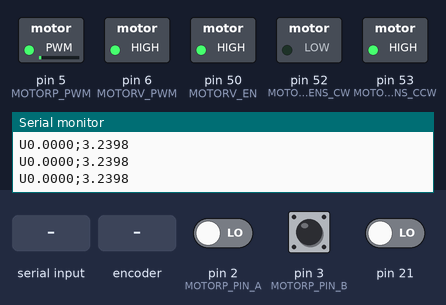
Recording of a sketch running on a simulated Arduino Mega 2560, built with avr-gcc and run on an emulated ATmega2560. Parts: switched loads named in the sketch (green lamp = pin HIGH), the last lines printed to the serial monitor. The test bench sets the inputs (shaded band); at power-on: pin 2 (MOTORP_PIN_A) LOW, pin 3 (MOTORP_PIN_B) HIGH, pin 21 LOW.

Above: at 1.5 s.
1.6 s: "Q90\n" received over Serial
At 2.0 s:
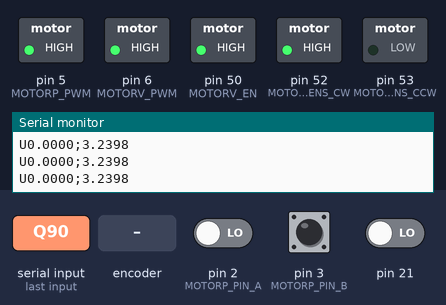
3.1 s: rotary encoder on pin 2 (MOTORP_PIN_A) / pin 3 (MOTORP_PIN_B) turned 2 steps (second pin leading)
At 3.8 s:
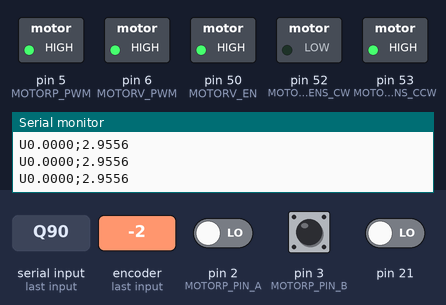
5.0 s: "P90\n" received over Serial
At 6.2 s:
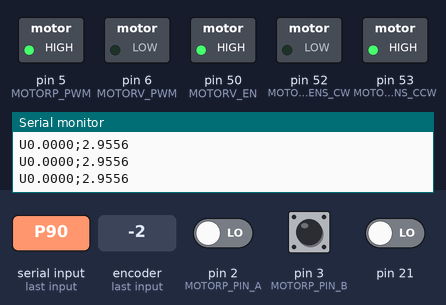
6.5 s: "D90\n" received over Serial
At 7.4 s:
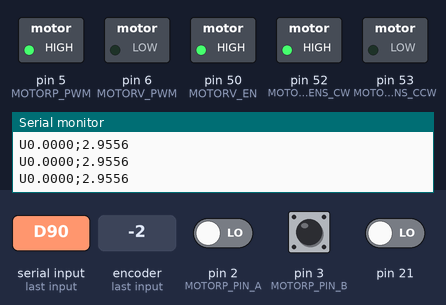
8.0 s: "P;90;45;200\n" received over Serial
At 8.5 s:
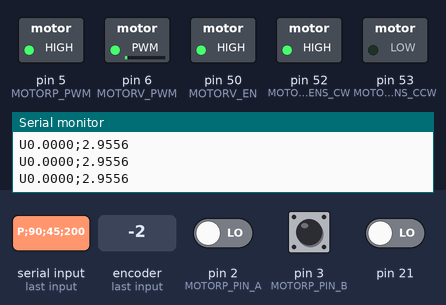
9.5 s: "Q;90;45;200\n" received over Serial
At 10.9 s:
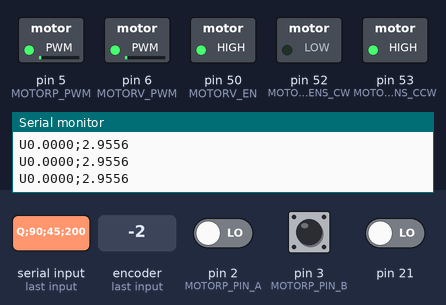
Timing chart, 0 to 12.0 s (numbered marks = the images above; inputs shaded):
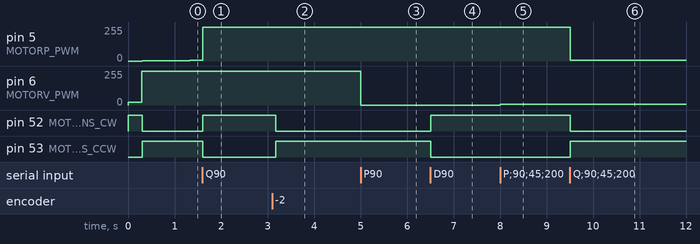

Measured:
- after the input at 1.6 s, pin 52 (MOTORP_SENS_CW): LOW → HIGH at once; pin 53 (MOTORP_SENS_CCW): HIGH → LOW at once
- after the input at 3.1 s, pin 52 (MOTORP_SENS_CW): HIGH → LOW after 0.08 s; pin 53 (MOTORP_SENS_CCW): LOW → HIGH after 0.08 s
- after the input at 5.0 s, pin 6 (MOTORV_PWM): 255/255 → 0/255 at once
- after the input at 6.5 s, pin 52 (MOTORP_SENS_CW): LOW → HIGH at once; pin 53 (MOTORP_SENS_CCW): HIGH → LOW at once
- after the input at 8.0 s, pin 6 (MOTORV_PWM): 0/255 → 4/255 at once
- after the input at 9.5 s, pin 5 (MOTORP_PWM): 255/255 → 4/255 at once; pin 52 (MOTORP_SENS_CW): HIGH → LOW at once; pin 53 (MOTORP_SENS_CCW): LOW → HIGH at once

The sketch:

test_moteur_haut_carte_pololu.ino
```cpp
#include <SimpleTimer.h>
SimpleTimer timer; // Timer pour échantillonnage

#define DEBUG
#define DEBUG_MOTORV
//#define DEBUG_MOTORP
#define borne(X, min, max) ((X < min) ? min : ((X > max) ? max : X))

////////////////////
// Variables
////////////////////

// Moteur V = Moteur asservi en vitesse
#define MOTORV_PWM 6
#define MOTORV_EN 50
float consigne_motorV = 4; // en tr/s
unsigned long time_old_tick = 0, time_new_tick = 0, time_old2_tick = 0; // Pour mesurer la vitesse du moteur
const float coeff_motorV = 465/2; // counts per revolution 48*9.68; // nombre de ticks par tour * reducteur
long tick_motorV = coeff_motorV; // Initialisation à 1 tr, il ne fera qu'un tour au démarrage au lieu de 2
float kp_motorV = 220;
float ki_motorV = 0;
float kd_motorV = 0;

// Moteur P = Moteur asservi en position
#define MOTORP_PWM 5
#define MOTORP_SENS_CW 52
#define MOTORP_SENS_CCW 53
#define MOTORP_PIN_A 2
#define MOTORP_PIN_B 3
float consigne_motorP = 3.2; // en mm
const float nb_ticks_rev_motorP = 1216;
const float rayon_motorP = 11; // en mm
const float coeff_motorP = rayon_motorP * 2*PI/nb_ticks_rev_motorP;
long tick_motorP = (int) ((float)consigne_motorP/(float)coeff_motorP) + 1;
float kp_motorP = 28.5;
float ki_motorP = 0.35;
float kd_motorP = 0;

// Asservissement
const int frequence_echantillonnage = 200;

////////////////////
// setup() & loop()
////////////////////

void setup() {
  // Motor V
  pinMode(MOTORV_PWM, OUTPUT);
  pinMode(MOTORV_EN, OUTPUT);
  analogWrite(MOTORV_PWM, 20);
  digitalWrite(MOTORV_EN, HIGH);

  // Motor P
  pinMode(MOTORP_PWM, OUTPUT);
  pinMode(MOTORP_SENS_CW, OUTPUT);
  pinMode(MOTORP_SENS_CCW, OUTPUT);
  analogWrite(MOTORP_PWM, 0);
  digitalWrite(MOTORP_SENS_CW, HIGH);
  digitalWrite(MOTORP_SENS_CCW, LOW);

  // Interruptions
    // Moteur V
  attachInterrupt(2, interruption_motorV, CHANGE); // Interruption sur tick de la codeuse (interruption 2 = pin 21 Arduino Mega)
  //attachInterrupt(3, interruption_motorV, CHANGE); // Interruption sur tick de la codeuse (interruption 2 = pin 21 Arduino Mega)
    // Moteur P
  pinMode(MOTORP_PIN_A, INPUT);
  pinMode(MOTORP_PIN_B, INPUT);
  attachInterrupt(0, interruption_motorP_A, CHANGE); // Interruption sur tick de la codeuse (interruption 0 = pin 2 Arduino Mega)
  attachInterrupt(1, interruption_motorP_B, CHANGE); // Interruption sur tick de la codeuse (interruption 1 = pin 3 Arduino Mega)
    // Asservissement
  timer.setInterval(1000/frequence_echantillonnage, asservissement);

  Serial.begin(57600);
  delay(300); // Pause de 0,3 sec pour laisser le temps au moteur de s'arréter si celui-ci est en marche
}

void loop()
{
  loopCommunication();
  timer.run();
}

////////////////////
// Odométrie
////////////////////

void interruption_motorV()
{
  time_old2_tick = time_old_tick;
  time_old_tick = time_new_tick;
  time_new_tick = micros();
  tick_motorV++;
}

void interruption_motorP_A()
{
   // look for a low-to-high on channel A
   if (digitalRead(MOTORP_PIN_A) == HIGH) {
    // check channel B to see which way encoder is turning
    if (digitalRead(MOTORP_PIN_B) == LOW) {
      tick_motorP++;
    }
    else {
      tick_motorP--;         // CCW
    }
  }
  else   // must be a high-to-low edge on channel A
  {
    // check channel B to see which way encoder is turning
    if (digitalRead(MOTORP_PIN_B) == HIGH) {
      tick_motorP++;          // CW
    }
    else {
      tick_motorP--;          // CCW
    }
  }
}
void interruption_motorP_B()
{
  // look for a low-to-high on channel B
  if (digitalRead(MOTORP_PIN_B) == HIGH) {
   // check channel A to see which way encoder is turning
    if (digitalRead(MOTORP_PIN_A) == HIGH) {
      tick_motorP++;         // CW
    }
    else {
      tick_motorP--;         // CCW
    }
  }
  // Look for a high-to-low on channel B
  else {
    // check channel B to see which way encoder is turning
    if (digitalRead(MOTORP_PIN_A) == LOW) {
      tick_motorP++;          // CW
    }
    else {
      tick_motorP--;          // CCW
    }
  }
}

////////////////////
// Asservissement
////////////////////

int update_data = 0;
void asservissement()
{
  static unsigned long old_t = 0;

  if(millis() - old_t > 50) {
    old_t = millis();
    update_data = 1;
  }

  #ifdef DEBUG
    if(update_data) {
      Serial.print('U');
    }
  #endif

  asservissement_motorV();

  #ifdef DEBUG
    if(update_data) {
      Serial.print(';');
    }
  #endif

  asservissement_motorP();

  #ifdef DEBUG
    if(update_data) {
      Serial.print('\n');
    }
  #endif

  update_data = 0;
}

void asservissement_motorV()
{
  static float previous_error = consigne_motorV;
  static float sum_error = 0;
  static int pwm = 0;

  // Calcul de l'erreur
  float speed = 1000000/((float)(time_new_tick-time_old2_tick)/2 * coeff_motorV);
  if(speed > 10000) speed = 0; // Infini (au démarrage) -> 0

  float error = consigne_motorV - speed; // Proportionnel
  sum_error += error; // Intégrale
  sum_error = borne(sum_error, 0, 100);
  float delta_error = error - previous_error; // Dérivée
  previous_error = error;

  pwm = borne(kp_motorV*error + ki_motorV*sum_error + kd_motorV*delta_error, 0, 255);
  analogWrite(MOTORV_PWM, pwm);

  #ifdef DEBUG
    if(update_data) {
      Serial.print(speed, 4);
    }
  #endif
}

void asservissement_motorP()
{
  static float previous_error = consigne_motorV;
  static float sum_error = 0;
  static int pwm = 0;

  // On modifie la consigne si on doit bouger le moteur
  if(tick_motorV >= 2*coeff_motorV)
  {
    tick_motorV -= 2*coeff_motorV;
    tick_motorP -= (int) ((float)consigne_motorP/(float)coeff_motorP) + 1;
    sum_error = 0;
    previous_error = consigne_motorV;
  }

  // Calcul de l'erreur
  float pos = tick_motorP * coeff_motorP;

  float error = consigne_motorP - pos; // Proportionnel
  sum_error += error; // Intégrale
  sum_error = borne(sum_error, -100, 100);
  float delta_error = error - previous_error; // Dérivée
  previous_error = error;

  pwm = borne(kp_motorP*error + ki_motorP*sum_error + kd_motorP*delta_error, -255, 255);
  if(pwm >= 0) {
    digitalWrite(MOTORP_SENS_CW, HIGH);
    digitalWrite(MOTORP_SENS_CCW, LOW);
    analogWrite(MOTORP_PWM, pwm);
  } else {
    digitalWrite(MOTORP_SENS_CW, LOW);
    digitalWrite(MOTORP_SENS_CCW, HIGH);
    analogWrite(MOTORP_PWM, -pwm);
  }

  #ifdef DEBUG
    if(update_data) {
      Serial.print(pos, 4);
    }
  #endif
}

////////////////////
// Communication
////////////////////

char buffer[100] = "";
short i_buffer = 0;
char c_in;

void parseCommand() {
  switch(buffer[0]) {
    case 'P': // PID
      {
        long f1, f2, f3;
        sscanf(buffer, "P;%ld;%ld;%ld", &f1, &f2, &f3);
        kp_motorV = (float)f1/1000;
        ki_motorV = (float)f2/1000;
        kd_motorV = (float)f3/1000;
        #ifdef DEBUG
          Serial.print('D');
          Serial.print("change PID moteur V : ");
          Serial.print(kp_motorV,4); Serial.print(' ');
          Serial.print(ki_motorV,4); Serial.print(' ');
          Serial.print(kd_motorV,4); Serial.print(' ');
          Serial.print('\n');
        #endif
      }
    break;
    case 'Q': // PID
      {
        long f1, f2, f3;
        sscanf(buffer, "Q;%ld;%ld;%ld", &f1, &f2, &f3);
        kp_motorP = (float)f1/1000;
        ki_motorP = (float)f2/1000;
        kd_motorP = (float)f3/1000;
        #ifdef DEBUG
          Serial.print('D');
          Serial.print("change PID moteur P : ");
          Serial.print(kp_motorP,4); Serial.print(' ');
          Serial.print(ki_motorP,4); Serial.print(' ');
          Serial.print(kd_motorP,4); Serial.print(' ');
          Serial.print('\n');
        #endif
      }
    break;
    case 'C': // Consigne
      {
        long f1;
        sscanf(buffer, "C;%ld", &f1);
        consigne_motorV = (float)f1/1000;
        #ifdef DEBUG
          Serial.print('D');
          Serial.print("change consigne moteur V : ");
          Serial.print(consigne_motorV,3); Serial.print(" tr/s");
          Serial.print('\n');
        #endif
      }
    break;
    case 'D': // Consigne
      {
        long f1;
        sscanf(buffer, "D;%ld", &f1);
        consigne_motorP = (float)f1/1000;
        #ifdef DEBUG
          Serial.print('D');
          Serial.print("change consigne moteur P : ");
          Serial.print(consigne_motorP); Serial.print(" mm");
          Serial.print('\n');
        #endif
      }
    break;
    default:
    break;
  }
}

void loopCommunication() {
  if(Serial.available() > 0) {
    c_in = Serial.read();
    if(c_in == '\n') {
      buffer[i_buffer] = '\0';
      if(i_buffer > 0) {
        parseCommand();
      }
      i_buffer = 0;
    } else {
      buffer[i_buffer] = c_in;
      i_buffer++;
    }
  }
}
```
